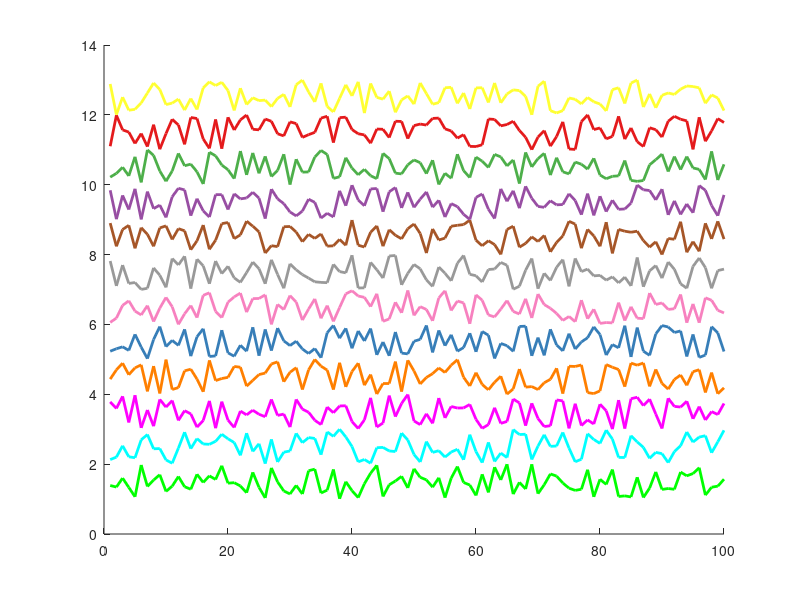

MATLAB code for this plot:
% co = [
%     51,160,44; 
%     31,120,180; 
%     227,26,28; 
%     255,127,0;
%     178,223,138; 
%     166,206,227; 
%     251,154,153; 
%     253,191,111; 
% ];  


% http://colorbrewer2.org/?type=qualitative&scheme=Set2&n=8
% co = [ 102,194,165;  252,141,98;  141,160,203;  231,138,195;  166,216,84;  255,217,47;  229,196,148;  179,179,179'];
% co=[166,206,227;
% 31,120,180;
% 178,223,138;
% 51,160,44;
% 251,154,153;
% 227,26,28;
% 253,191,111;
% 255,127,0;
% 202,178,214;
% 106,61,154;
% 255,255,153;
% 177,89,40];

co = [0,255,0; % green
0,255,255;  % cyan
255,0,255;  % magenta
255,127,0;  % orange
55,126,184; % blue
247,129,191;% pink
153,153,153;% gray
166,86,40;  % brown
152,78,163; % purple
77,175,74;  % forest
228,26,28;  % red
255,255,51];% yellow


co = co ./255;

set(groot,'defaultAxesColorOrder',co)

l=length(co);
I=eye(l);
for i=1:l, I(i,i)=i;end

figure(1), clf, hold all
plot(rand(100,l)+ones(100,l)*I,'linewidth',2)
% plot(rand(10,1),'g','linewidth',2)
% plot(rand(10,1)-1,'m','linewidth',2)
% plot(rand(10,1)-2,'c','linewidth',2)


